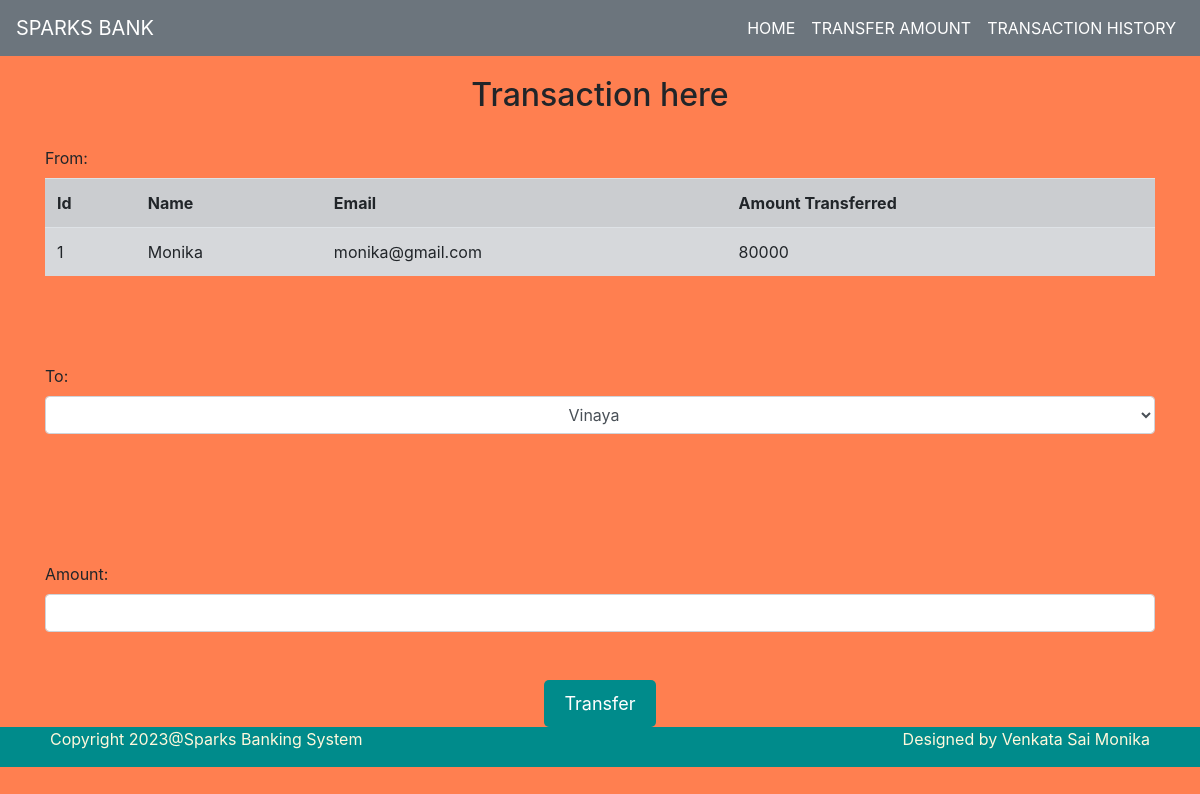
Page /transaction.php?ids=1 on the committed database.
### tables this page shows
CREATE TABLE `customers` (
  `id` int(100) NOT NULL,
  `name` varchar(100) NOT NULL,
  `email` varchar(100) NOT NULL,
  `amount` int(100) NOT NULL
);

### transaction.php (the view, shortened to what this page needs)
<!DOCTYPE html>
<html lang="en">
<head>
    <link rel="stylesheet" href="https://maxcdn.bootstrapcdn.com/bootstrap/4.0.0/css/bootstrap.min.css">
</head>
<body>
  <nav class="navbar navbar-expand-sm bg-secondary navbar-dark justify-content-between">
    <a class="navbar-brand" href="#"><i class="fa fa-bank fa-lg"></i>SPARKS BANK</a>
    <ul class="navbar-nav navbar-right ">
      <li class="nav-item active">
        <a class="nav-link" href="index.php">HOME</a>
      </li>
      <li class="nav-item active">
        <a class="nav-link" href="users.php">TRANSFER AMOUNT</a>
      </li>
      <li class="nav-item active">
        <a class="nav-link" href="history.php">TRANSACTION HISTORY</a>
      </li>
    </ul>
  </nav>
    <div class="container divStyle">
        <h2>Transaction here</h2>
            <?php
                include 'connection.php';
                $sid=$_GET['ids'];
                $sql = "SELECT * FROM  customers where id=$sid";
                $query=mysqli_query($conn,$sql);
                $rows=mysqli_fetch_array($query);
            ?>
            <form method="post" name="tamount" class="" ><br/>
        <label> From: </label><br/>
        <div>
            <table class="table roundedCorners  tabletext table-hover table-secondary  table-striped table-condensed"  >
                <tr>
                    <th>Id</th>
                    <th>Name</th>
                    <th>Email</th>
                    <th>Amount Transferred</th>
                </tr>
                <tr>
                    <td><?php echo $rows['id'] ?></td>
                    <td><?php echo $rows['name'] ?></td>
                    <td><?php echo $rows['email'] ?></td>
                    <td><?php echo $rows['amount'] ?></td>
                </tr>
            </table>
        </div>
        <br/><br/><br/>
        <label>To:</label>
        <select class=" form-control"   name="to" style="margin-bottom:5%; " required>
            <?php
                include 'connection.php';
                $sid=$_GET['ids'];
                $sql = "SELECT * FROM customers where id!=$sid";
                $query=mysqli_query($conn,$sql);
                while($rows = mysqli_fetch_array($query)) {
            ?>
                <option class="table text-center table-striped table-secondary" value="<?php echo $rows['id'];?>" >
                    <?php echo $rows['name'] ;?>
                </option>
            <?php
                }
            ?>
        </select>
        <br/><br/><br/>
            <label>Amount:</label>
            <input type="number" id="" class="form-control" name="amount" min="0" required  />  <br/><br/>
                <div class="text-center btn3" >
            <button class="button" name="submit" type="submit" id="myBtn">Transfer</button>
            </div>
        </form>
    </div>
    <div class="footer ">
      <p>Copyright 2023@Sparks Banking System </p>
      <p>Designed by Venkata Sai Monika</p>
    </div>
</body>
</html>

### transaction.php (style rules this page uses)
body { background-color: #FF7F50; }
.button { background-color: #008B8B; border: none; color: white; padding: 10px 20px; text-align: center; text-decoration: none; display: inline-block; font-size: 18px; margin: 0px 2px; border-radius: 5px; }
h2 { text-align: center; margin-top: 20px; }
.footer { display: flex; justify-content:space-between; align-items:center; background-color: #008B8B; color: cornsilk; padding: 0 50px; }

### rows in the picture
customers: id "1", name "Monika", email "monika@gmail.com", amount "80000"

### other values in the picture
form field to "Vinaya"
